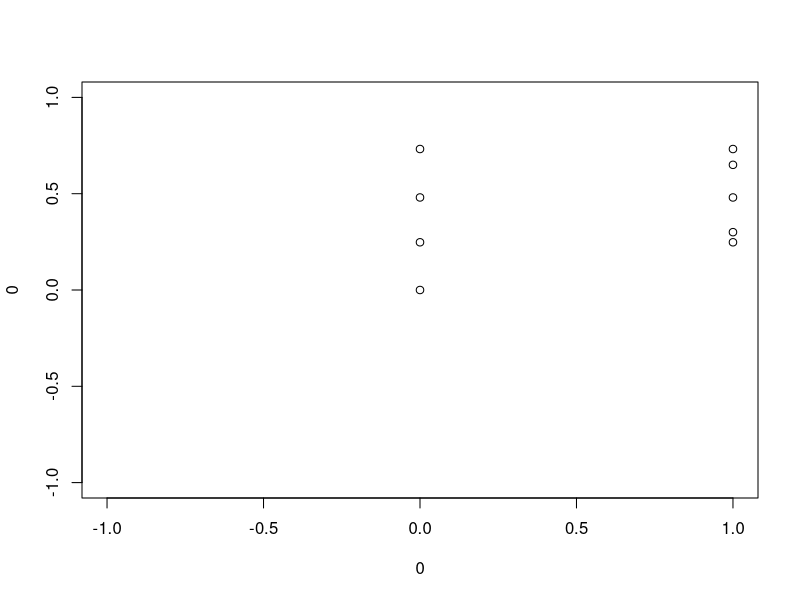

This figure's R source:
er = c(3, 10,50)

plot(0,0)

for (i in 1:3) {
  theta1D = seq(from=0, to=80, by=1)
  theta1R = (pi/180)*theta1D
  theta2R = asin((sin(theta1R))/(sqrt(er[i])))
  theta2D = (180/pi)*theta2R
  tp = (2*sin(theta1R)*cos(theta1R))/((er[i]*cos(theta1R)*sin(theta2R)))+(cos(theta2R)*sin(theta1R))
  rs = ((cos(theta1R)-((sqrt(er[i]))*(cos(theta2R))))/(cos(theta1R)+((sqrt(er[i]))*(cos(theta2R)))))
  ts = 1 + rs;
  points(theta1D, tp)
  points(theta1D, ts)
}

#for i = 1:1:3
# plot(theta1D,tp,'o',theta1D,ts,'*')
# hold on
# clear theta1D theta1PI theta2PI theta2D
# end
